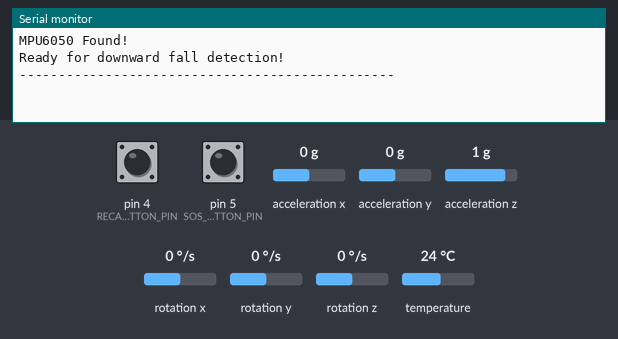
The sketch below on a simulated Arduino Uno, built with avr-gcc and run on an emulated ATmega328P. Parts: the last lines printed to the serial monitor. Inputs (shaded band) come from the test bench; at power-on: acceleration z 1 g, pin 4 (RECALIB_BUTTON_PIN) HIGH, pin 5 (SOS_BUTTON_PIN) HIGH, acceleration x 0 g, acceleration y 0 g, rotation x 0 °/s, rotation y 0 °/s, rotation z 0 °/s, temperature 24 °C.

Above: at 1.7 s.
1.8 s: acceleration z set to 0.6 g
At 3.0 s:
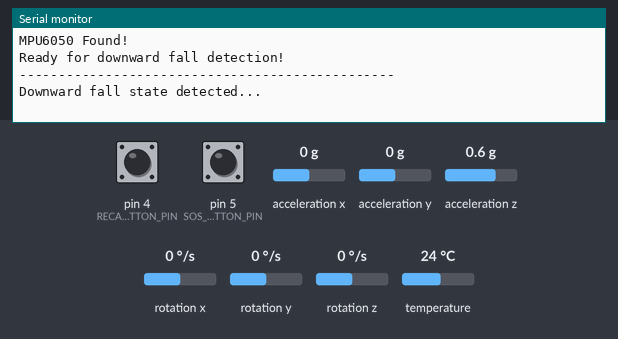
3.3 s: pin 4 (RECALIB_BUTTON_PIN) pulled LOW for 0.15 s
At 4.4 s:
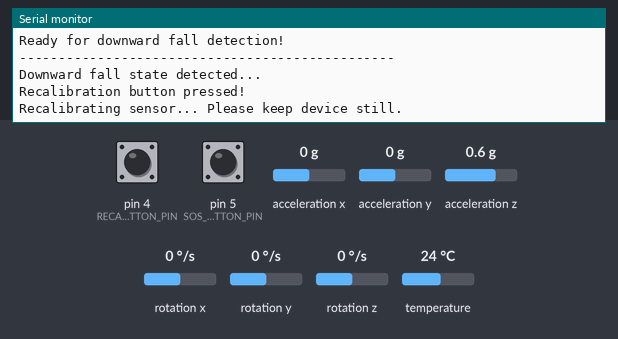
4.9 s: pin 5 (SOS_BUTTON_PIN) pulled LOW for 3.2 s
At 8.1 s:
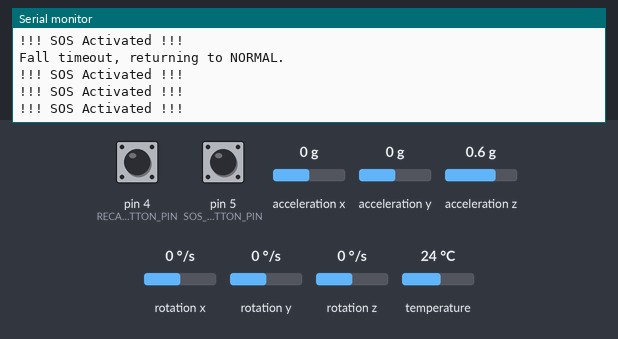

Measured:
- the behaviour switches between 0.8 and 0.7 g on acceleration z (found by bisection; images 0 and 1)
- after the input at 1.8 s, the serial monitor: prints a new line at once (image 1)
- after the input at 3.3 s, the serial monitor: prints a new line at once (image 2)
- after the input at 4.9 s, the serial monitor: prints a new line after 1.2 s (image 3)

The sketch:

Fall_detect3_R_S.ino
```cpp
#include <Wire.h>
#include <Adafruit_MPU6050.h>
#include <Adafruit_Sensor.h>
#include <math.h>

Adafruit_MPU6050 mpu;

// Thresholds
const float FALL_THRESHOLD_G      = 0.8;
const float IMPACT_THRESHOLD_G    = 3.0;
const float STILLNESS_THRESHOLD_G = 0.5;
const unsigned long STILLNESS_TIME_MS = 2000;
const unsigned long FALL_TIMEOUT_MS   = 3000;
const unsigned long IMPACT_TIMEOUT_MS = 3000;

// Offset variables for calibration
float offsetX = 0.0, offsetY = 0.0, offsetZ = 0.0;

// --- Buttons ---
#define RECALIB_BUTTON_PIN  4   // Button for recalibration
#define SOS_BUTTON_PIN      5   // Button for SOS

enum FallState {
  NORMAL,
  FALL_DETECTED,
  IMPACT_DETECTED
};

FallState currentState = NORMAL;
unsigned long stateStartTime = 0;
unsigned long stillnessStartTime = 0;

// Store last Z acceleration to detect direction
float lastAz_g = 1.0;

float getAccelerationMagnitude(float ax_g, float ay_g, float az_g) {
  return sqrt(ax_g * ax_g + ay_g * ay_g + az_g * az_g);
}

void printStatus(const char* message) {
  Serial.println(message);
}

void setup() {
  Serial.begin(115200);

  pinMode(RECALIB_BUTTON_PIN, INPUT_PULLUP);
  pinMode(SOS_BUTTON_PIN, INPUT_PULLUP);

  while (!Serial);

  if (!mpu.begin()) {
    Serial.println("Failed to find MPU6050 chip");
    while (1) delay(10);
  }

  Serial.println("MPU6050 Found!");

  mpu.setAccelerometerRange(MPU6050_RANGE_8_G);
  mpu.setGyroRange(MPU6050_RANGE_500_DEG);
  mpu.setFilterBandwidth(MPU6050_BAND_21_HZ);

  delay(500);

  // Take initial reading
  sensors_event_t a, g, temp;
  mpu.getEvent(&a, &g, &temp);
  lastAz_g = a.acceleration.z / 9.80665;

  Serial.println("\nReady for downward fall detection!");
  Serial.println("------------------------------------------------");
}

void loop() {

  if (digitalRead(RECALIB_BUTTON_PIN) == LOW) {
    Serial.println("Recalibration button pressed!");
    recalibrateSensor();
    delay(500); // debounce
  }

  if (digitalRead(SOS_BUTTON_PIN) == LOW) {
    Serial.println("!!! SOS Activated !!!");
    delay(500); // debounce
  }

  sensors_event_t a, g, temp;
  mpu.getEvent(&a, &g, &temp);

  float ax_g = a.acceleration.x / 9.80665;
  float ay_g = a.acceleration.y / 9.80665;
  float az_g = a.acceleration.z / 9.80665;

  float totalAcceleration = getAccelerationMagnitude(ax_g, ay_g, az_g);

  switch (currentState) {
    case NORMAL:
      // Detect downward free fall only if Z is decreasing (falling)
      if (az_g < FALL_THRESHOLD_G && (az_g < lastAz_g)) {
        currentState = FALL_DETECTED;
        stateStartTime = millis();
        printStatus("Downward fall state detected...");
      }
      break;

    case FALL_DETECTED:
      if (totalAcceleration > IMPACT_THRESHOLD_G) {
        currentState = IMPACT_DETECTED;
        stateStartTime = millis();
        stillnessStartTime = millis();
        printStatus("Impact detected! Checking for stillness...");
      }
      else if (millis() - stateStartTime > FALL_TIMEOUT_MS) {
        printStatus("Fall timeout, returning to NORMAL.");
        currentState = NORMAL;
      }
      break;

    case IMPACT_DETECTED:
      if (fabs(totalAcceleration - 1.0) < STILLNESS_THRESHOLD_G) {
        if (millis() - stillnessStartTime >= STILLNESS_TIME_MS) {
          printStatus("--- FALL CONFIRMED! ---");
          currentState = NORMAL;
        }
      } else {
        stillnessStartTime = millis();
      }

      if (millis() - stateStartTime > IMPACT_TIMEOUT_MS) {
        printStatus("Impact timeout, returning to NORMAL.");
        currentState = NORMAL;
      }
      break;
  }

  // Store last Z-axis reading to detect if acceleration is increasing or decreasing
  lastAz_g = az_g;

  delay(20);
}


void recalibrateSensor() {
  Serial.println("Recalibrating sensor... Please keep device still.");

  const int samples = 100;
  float sumX = 0, sumY = 0, sumZ = 0;

  for (int i = 0; i < samples; i++) {
    sensors_event_t a, g, temp;
    mpu.getEvent(&a, &g, &temp);

    sumX += a.acceleration.x / 9.80665;
    sumY += a.acceleration.y / 9.80665;
    sumZ += a.acceleration.z / 9.80665;

    delay(20);
  }

  offsetX = sumX / samples;
  offsetY = sumY / samples;
  offsetZ = (sumZ / samples) - 1.0; // subtract 1g for gravity on Z

  Serial.println("Calibration complete.");
  Serial.print("Offsets -> X: "); Serial.print(offsetX, 4);
  Serial.print("  Y: "); Serial.print(offsetY, 4);
  Serial.print("  Z: "); Serial.println(offsetZ, 4);
}
```
